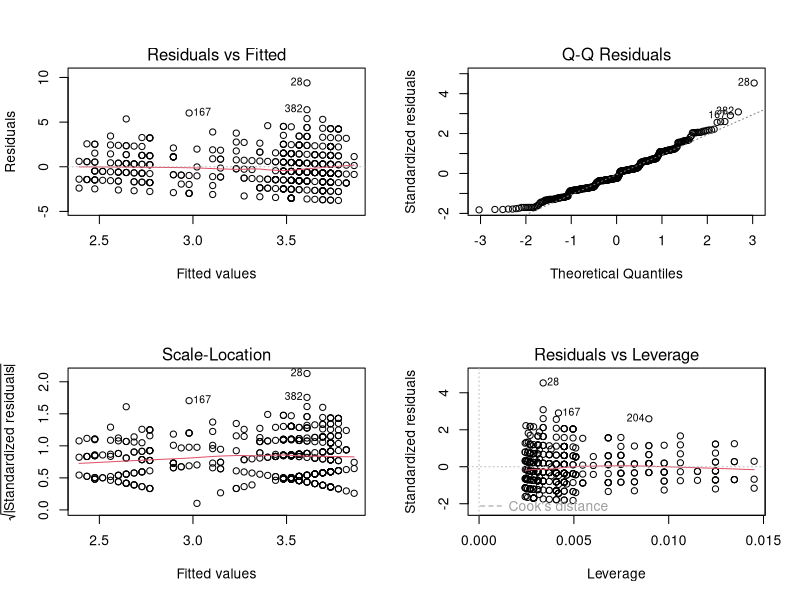

Write the R code that produced this figure.
# Dans RStudio : Session > Set Working Directory > To Source File Location

## =============================================================
## 0. Paramètre : l'indice à prédire
## =============================================================
Y_choisi <- "S"   # "A", "S", "H" ou "J"


## =============================================================
## 1. Données communes
## =============================================================
data <- read.csv2("data_finale2.csv", header = TRUE)

# Variables du sol gardées après H1 (tous les VIF < 10)
variables_sol <- c("Argile", "Limon", "Conduct", "pH.eau", "Carbonates", "Azote", "C.N",
                   "P2O5", "K2O", "MgO", "CaO", "Na2O", "Al", "Cd", "Cu", "Fe", "Mn",
                   "Ni", "Pb", "Zn")

# Facteurs : site_group regroupe land_use, on ne garde que land_use
facteurs <- c("land_use", "city")
noms_X   <- c(variables_sol, facteurs)

# On retire les prélèvements sans analyse de sol
data_modele <- data[complete.cases(data[, noms_X]),
                    c("Site", "Echantillon", "A", "S", "H", "J", noms_X)]
dim(data_modele)
write.csv2(data_modele, "data_modele.csv", row.names = FALSE)

# Pour l'indice choisi : on retire les lignes où il n'existe pas (J vide)
garde <- !is.na(data_modele[[Y_choisi]])
d     <- data_modele[garde, c(Y_choisi, noms_X)]
ids   <- data_modele$Echantillon[garde]
n     <- nrow(d)
n


## =============================================================
## 2. Modèles candidats
## =============================================================
formule <- function(variables) as.formula(paste(Y_choisi, "~", paste(variables, collapse = " + ")))

modeles <- list()
modeles[["M1 sol"]]                <- lm(formule(variables_sol), data = d)
modeles[["M2 sol + usage"]]        <- lm(formule(c(variables_sol, "land_use")), data = d)
modeles[["M3 sol + usage + ville"]] <- lm(formule(noms_X), data = d)

# Sélection pas à pas avec le BIC, du modèle vide vers le modèle complet
null  <- lm(as.formula(paste(Y_choisi, "~ 1")), data = d)
scope <- list(lower = ~1, upper = formule(noms_X))
modeles[["M4 step BIC"]] <- step(null, scope, k = log(n), trace = FALSE)
formula(modeles[["M4 step BIC"]])


## =============================================================
## 3. Validation croisée leave-one-out
## =============================================================
# Erreur de test d'un prélèvement : prédit par un modèle estimé sans lui,
# soit résidu / (1 - levier), sans avoir à réestimer n modèles.
# PRESS = somme des carrés de ces erreurs de test
# RMSE_LOO = racine(PRESS / n) : erreur de prédiction typique, dans l'unité de Y

resume_modele <- function(fit, nom) {
  s <- summary(fit)
  h <- hatvalues(fit)
  erreur_test <- residuals(fit) / (1 - h)
  data.frame(modele = nom, p = length(coef(fit)) - 1, n = length(residuals(fit)),
             R2_ajuste = s$adj.r.squared, sigma_hat = s$sigma,
             AIC = AIC(fit), BIC = BIC(fit),
             PRESS = sum(erreur_test^2),
             RMSE_LOO = sqrt(sum(erreur_test^2) / length(residuals(fit))))
}

comparaison <- do.call(rbind, lapply(names(modeles), function(m) resume_modele(modeles[[m]], m)))
comparaison[, 4:9] <- round(comparaison[, 4:9], 3)
comparaison[order(comparaison$PRESS), ]    # du meilleur au moins bon en prédiction

# Test de Fisher entre modèles emboîtés
anova(modeles[["M1 sol"]], modeles[["M2 sol + usage"]], modeles[["M3 sol + usage + ville"]])


## =============================================================
## 4. Diagnostic du modèle retenu
## =============================================================
modele_retenu <- modeles[["M4 step BIC"]]   # à changer selon le tableau ci-dessus
summary(modele_retenu)
confint(modele_retenu)

par(mfrow = c(2, 2))
plot(modele_retenu)                         # résidus, QQ-plot, scale-location, leviers
par(mfrow = c(1, 1))
shapiro.test(residuals(modele_retenu))      # H0 : les résidus sont gaussiens

p_param <- length(coef(modele_retenu))
h    <- hatvalues(modele_retenu)
cook <- cooks.distance(modele_retenu)
ids[h > 2 * p_param / n]                    # points leviers (seuil 2p/n)
ids[order(cook, decreasing = TRUE)[1:5]]    # 5 plus fortes distances de Cook
